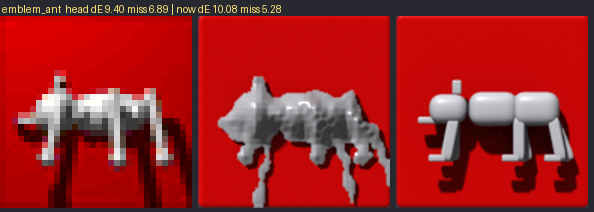

The Python source for this figure:
"""Montage the statue emblems: SD | committed (HEAD) overlay | current overlay, one row per family, with the
verify-style scores of each version.  py tmp/emblem_cmp.py <fam,fam,...> -> tmp/emblem_cmp.png"""
import glob
import io
import os
import subprocess
import sys

from PIL import Image, ImageDraw

sys.path.insert(0, os.path.join(os.path.dirname(__file__), "..", "tools", "soi3d"))
import framematch as fm  # noqa: E402

ROOT = os.path.abspath(os.path.join(os.path.dirname(__file__), ".."))
Z, rows = 6, []
for fam in sys.argv[1].split(","):
    cfg = fm.load_cfg(fam)
    nn, p, w, h = list(fm.sd_frames(cfg))[0]
    cur = glob.glob(os.path.join(fm.OVERLAY_DIR, cfg["source"], "f%02d_*.png" % nn))[0]
    rel = os.path.relpath(cur, ROOT).replace("\\", "/")
    head = subprocess.run(["git", "show", "HEAD:" + rel], cwd=ROOT, capture_output=True).stdout
    sd = fm.premul(fm.rgba(p))
    ims, txt = [Image.open(p).convert("RGBA").resize((w * Z, h * Z), Image.NEAREST)], []
    for tag, src in (("head", io.BytesIO(head) if head else None), ("now", cur)):
        if src is None:
            continue
        im = Image.open(src).convert("RGBA")
        tp = os.path.join(os.path.dirname(__file__), "_emblem_cmp_tmp.png")
        im.save(tp)
        r = fm.box_down(fm.premul(fm.rgba(tp)), cfg["scale"])
        txt.append("%s dE %.2f miss %.2f" % (tag, fm.compare_blur(sd, r), fm.detail_miss(sd, r)[0]))
        ims.append(im.resize((w * Z, h * Z), Image.LANCZOS))
    print(fam, " | ".join(txt))
    rows.append((fam + "  " + " | ".join(txt), ims, w * Z, h * Z))
W, H = rows[0][2], rows[0][3]
out = Image.new("RGB", (3 * (W + 6), len(rows) * (H + 20)), (40, 40, 48))
dr = ImageDraw.Draw(out)
for i, (label, ims, _, _) in enumerate(rows):
    dr.text((2, i * (H + 20) + 3), label, fill=(255, 230, 120))
    for j, im in enumerate(ims):
        bg = Image.new("RGBA", im.size, (60, 60, 70, 255))
        bg.alpha_composite(im)
        out.paste(bg, (j * (W + 6), i * (H + 20) + 16))
out.save(os.path.join(os.path.dirname(__file__), "emblem_cmp.png"))
print("montage tmp/emblem_cmp.png (cols: SD, HEAD, now)")
